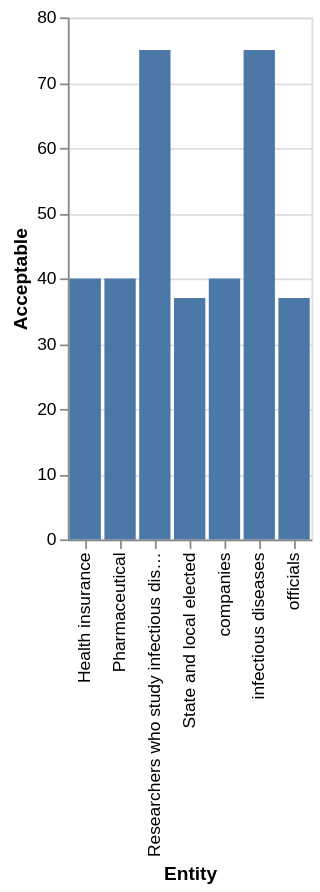

Express this chart as Vega-Lite.
### Vega-Lite specification from a JSON file in a GitHub repository (floating-point values rounded to 4 significant figures)
{"$schema": "https://vega.github.io/schema/vega-lite/v5.json", "description": "Bar chart auto-generated from CSV", "data": {"values": [{"Entity": "infectious diseases", "Acceptable": "75", "Unacceptable": "24"}, {"Entity": "Researchers who study infectious diseases", "Acceptable": "75", "Unacceptable": "24"}, {"Entity": "companies", "Acceptable": "40", "Unacceptable": "59"}, {"Entity": "Pharmaceutical", "Acceptable": "40", "Unacceptable": "59"}, {"Entity": "Health insurance", "Acceptable": "40", "Unacceptable": "59"}, {"Entity": "officials", "Acceptable": "37", "Unacceptable": "62"}, {"Entity": "State and local elected", "Acceptable": "37", "Unacceptable": "62"}]}, "mark": "bar", "encoding": {"x": {"field": "Entity", "type": "ordinal"}, "y": {"field": "Acceptable", "type": "quantitative"}}}
